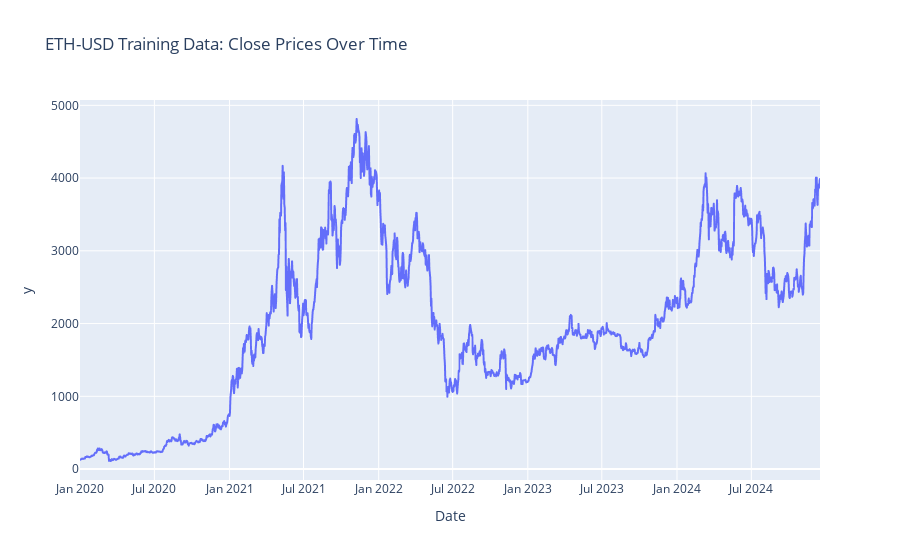

The code cell stored with this chart in its notebook:
### Code cell
eth_df.columns = eth_df.columns.droplevel(1) 
eth_df.reset_index(inplace=True)
fig = px.line(eth_df, x="Date", y=eth_df["Close"].values.flatten(), title="ETH-USD Training Data: Close Prices Over Time")
fig.show()

### Figure 1 — Plotly figure (JSON) as saved in the notebook; plotly's stock layout.template omitted (floating-point values rounded to 4 significant figures; data arrays with more than 128 entries replaced by an {"elided": "..."} marker saying what was removed)
{"data": [{"hovertemplate": "Date=%{x}<br>y=%{y}<extra></extra>", "legendgroup": "", "line": {"color": "#636efa", "dash": "solid"}, "marker": {"symbol": "circle"}, "mode": "lines", "name": "", "showlegend": false, "type": "scattergl", "x": {"elided": "1812 str values"}, "xaxis": "x", "y": {"elided": "1812 float values"}, "yaxis": "y"}], "layout": {"legend": {"tracegroupgap": 0}, "title": {"text": "ETH-USD Training Data: Close Prices Over Time"}, "xaxis": {"anchor": "y", "domain": [0, 1], "title": {"text": "Date"}}, "yaxis": {"anchor": "x", "domain": [0, 1], "title": {"text": "y"}}}}
